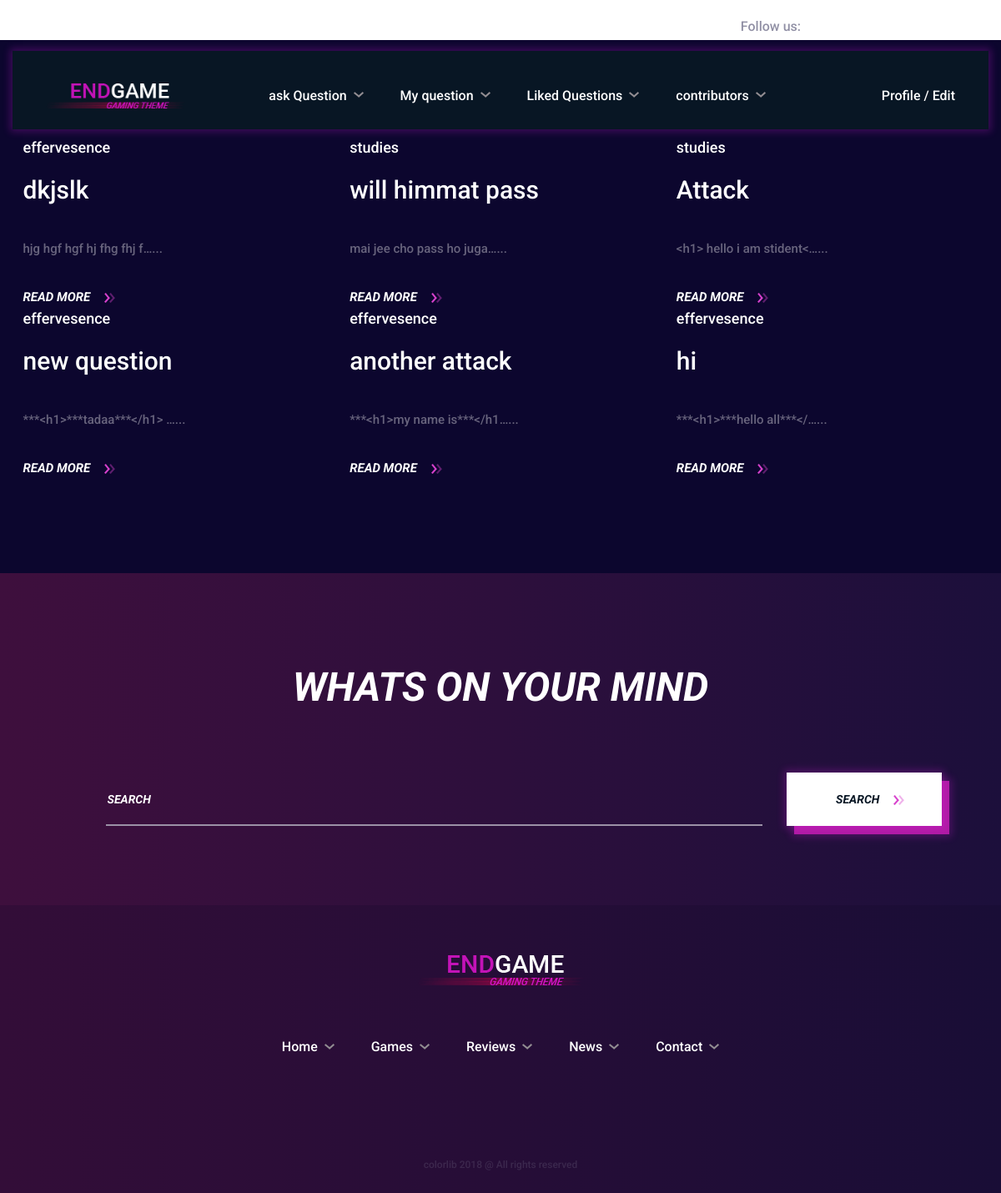
/all/ (signed in), run on the app's committed database.
### doubt/models.py (models this page shows)
class Question(models.Model):
    question=models.CharField(max_length=30)
    content=models.TextField()
    user=models.ForeignKey(User,on_delete=models.CASCADE,related_name='by_user')
    category=models.CharField(choices=CHOICE,max_length=30)
    likes=models.IntegerField(default=0)
    visited=models.ManyToManyField(User,blank=True,related_name='visited_users')
    reply=models.ManyToManyField(Reply,blank=True)

### doubt/views.py (the view)
# urls.py: path('all/',views.all_question.as_view(),name='question'),
class all_question(View):
        def __init__(self):
                self.template_name='doubt/question.html'
        def get(self,request):
                question=Question.objects.all()
                context={'question':question,'category':CHOICE}
                return render(request,self.template_name,context)

### doubt/templates/doubt/question.html (shortened to what this page needs)
{% extends 'base.html' %}
{% block body %}
<br><br>
<section class="intro-section">
		<div class="container">
			<div class="row">
        {% for quest in question %}
				<div class="col-md-4">
					<a href="{% url 'view_question' id=quest.id %}">
					<div class="intro-text-box text-box text-white">
						<div class="top-meta">{{quest.category}}</div>
						<h3>{{quest.question}}</h3>
						<p>{{quest.content |truncatechars:25}}...</p>
						<div class="read-more">Read More  {% load staticfiles %}<img src="{% static 'doubt/icons/double-arrow.png' %}" alt="#"/></div>
					</div>
				</div>
        {% endfor %}
			</div>
		</div>
</section>
{% endblock %}

### doubt/static/doubt/css/style.css (style rules this page uses)
html, body { height: 100%; font-family: 'Roboto', sans-serif; -webkit-font-smoothing: antialiased; font-smoothing: antialiased; }
h1, h2, h3, h4, h5, h6 { margin: 0; color: #111111; font-weight: 500; }
h3 { font-size: 30px; }
p { font-size: 15px; color: #585858; line-height: 1.6; font-weight: 500; }
img { max-width: 100%; }
::placeholder { color: #fff; font-style: italic; text-transform: uppercase; }
.text-white h1, .text-white h2, .text-white h3, .text-white h4, .text-white h5, .text-white h6, .text-white p, .text-white span, .text-white li, .text-white a { color: #fff; }
.intro-section { background: #0c062e; padding: 115px 0; }
.text-box .top-meta { font-size: 18px; font-weight: 500; margin-bottom: 20px; }
.text-box h3 { margin-bottom: 40px; max-width: 370px; }
.text-box p { font-size: 15px; font-weight: 500; color: #68647d; margin-bottom: 35px; }
.text-box .read-more { font-size: 15px; text-transform: uppercase; font-weight: 700; font-style: italic; color: #fff; }
.text-box .read-more img { margin-left: 13px; }
@media (min-width: 1200px) { .container { max-width: 1175px; } }

### data on the page
Question: category "effervesence", question "dkjslk", content "hjg hgf hgf hj fhg fhj f…"
Question: category "studies", question "will himmat pass", content "mai jee cho pass ho juga…"
Question: category "studies", question "Attack", content "<h1> hello i am stident<…"
Question: category "effervesence", question "new question", content "***<h1>***tadaa***</h1> …"
Question: category "effervesence", question "another attack", content "***<h1>my name is***</h1…"
Question: category "effervesence", question "hi", content "***<h1>***hello all***</…"
